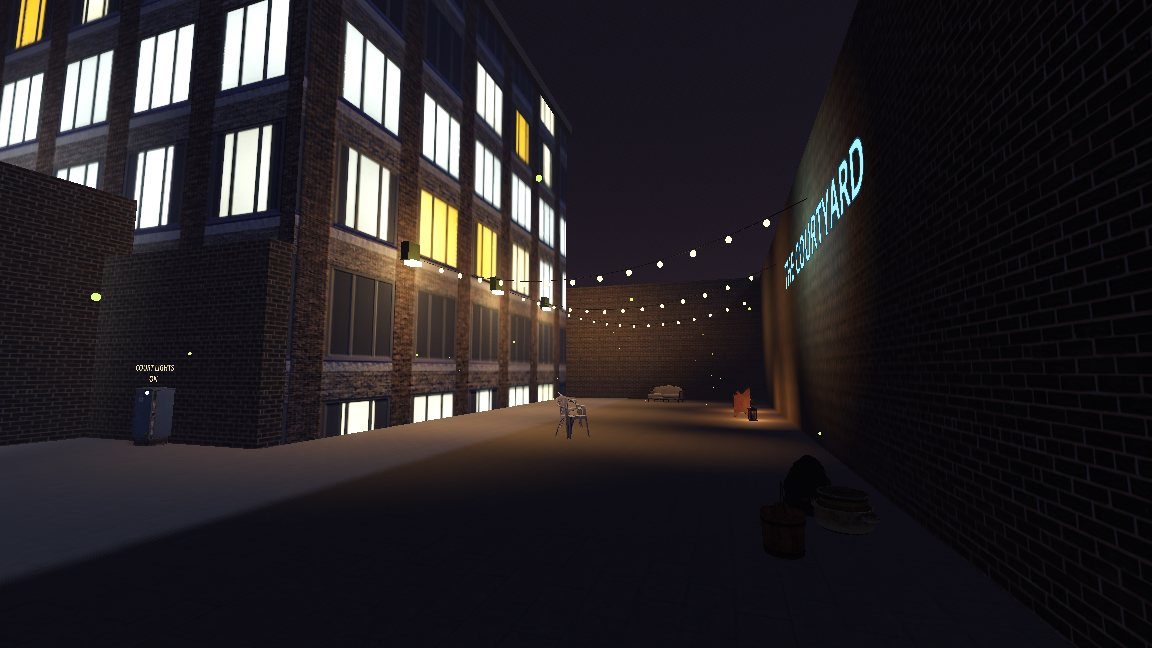
#> input picture wiki/assets/overlays/night-district-courtyard.jpg, 1152 x 648 px
$ python -i fetch_demo_props.py   (imports and definitions only)
#> lines starting #> are read from the running program, lines starting #| are printed output that depends on the picture
#!/usr/bin/env python3
"""Downloads a fixed set of CC0 Poly Haven props (1k glTF) into godot/models/polyhaven.

  python tools/fetch_demo_props.py          # fetch everything in PROPS below
  python tools/fetch_demo_props.py --check  # verify the files on disk match PROPS, no network
  python tools/fetch_demo_props.py --fix-alpha  # only run fix_alpha() on the props already on disk

Glass and flames need a fix up after download. Poly Haven's glTFs mark them alphaMode BLEND with a base color
image named "<diffuse>-<alpha map>", but ship that image as the plain diffuse JPG, so the alpha map is lost and
the glass renders opaque. fix_alpha() downloads the alpha map, merges it into a "<diffuse>_rgba_1k.png" and points
the material at it. Materials that only use KHR_materials_transmission (which neither Godot's importer nor the
editor reads) become BLEND with a faint base color alpha. Both steps need Pillow and are skipped once done.

Each entry in PROPS is (asset id, category folder). The category folder holds every prop's .gltf
and .bin directly, plus a shared textures/ folder, since Poly Haven texture filenames are already
prefixed with the asset id so nothing collides. Rerunning is safe, existing files are left alone
unless --force is passed. Also (re)writes godot/models/polyhaven/pack.json with credits pulled from
Poly Haven's /info endpoint.
"""
import argparse
import io
import json
import pathlib
import sys
import urllib.request

ROOT = pathlib.Path(__file__).resolve().parent.parent
OUT = ROOT / "godot" / "models" / "polyhaven"
API = "https://api.polyhaven.com"

# (asset id, category folder)
PROPS = [
    ("wine_barrel_01", "containers"),
    ("wooden_crate_01", "containers"),
    ("old_military_crate", "containers"),
    ("wooden_bucket_01", "containers"),
    ("WoodenChair_01", "furniture"),
    ("SchoolChair_01", "furniture"),
    ("WoodenTable_02", "furniture"),
    ("wooden_bookshelf_worn", "furniture"),
    ("SchoolDesk_01", "furniture"),
    ("painted_wooden_bench", "furniture"),
    ("metal_stool_01", "furniture"),
    ("wooden_lantern_01", "lighting"),
    ("street_lamp_02", "lighting"),
    ("vintage_oil_lamp", "lighting"),
    ("ceramic_pot", "decorative"),
    ("wooden_ladder", "tools"),
    ("ocean_buoy", "nautical"),
    ("lifebuoy", "nautical"),
    ("covered_car", "vehicles"),
    ("Barrel_01", "containers"),
    ("barrel_03", "containers"),
    ("barrel_stove", "containers"),
    ("old_tyre", "industrial"),
    ("utility_box_01", "industrial"),
    ("Sofa_01", "furniture"),
    ("plastic_monobloc_chair_01", "furniture"),
    # Night district
    ("security_light", "lighting"),
    ("trashbag", "containers"),
    ("cardboard_box_01", "containers"),
    ("water_manhole_cover", "industrial"),
    ("security_camera_01", "industrial"),
]

# Anthropic and this project ship nothing under an account, fetch as a plain client. Poly Haven's
# CDN 403s the default urllib user agent, a browser-like one is enough to pass.
HEADERS = {"User-Agent": "Mozilla/5.0 (compatible; GodotTrenchPropFetch/1.0)"}


# [13 lines left out: functions get_json, download, not called in this run]


# Base color alpha given to glass that is only marked with KHR_materials_transmission.
TRANSMISSION_ALPHA = 0.25


def alpha_channel(image):
    """An alpha map as an 8 bit channel. Some Poly Haven maps are 16 bit grayscale."""
    if image.mode.startswith("I"):
        return image.convert("I").point(lambda v: v * (1 / 256)).convert("L")
    return image.convert("L")


# [122 lines left out: functions fix_alpha, fetch_one, write_pack, check, main, not called in this run]


# [2 lines not run here, left out]

>>> from PIL import Image
>>> picture = Image.open('../wiki/assets/overlays/night-district-courtyard.jpg')
#> picture is the input picture: PIL image 1152x648 RGB; mean R, G, B 40.1, 35.7, 38.5
>>> result = alpha_channel(picture)
#> in alpha_channel, `return image.convert("L")`:
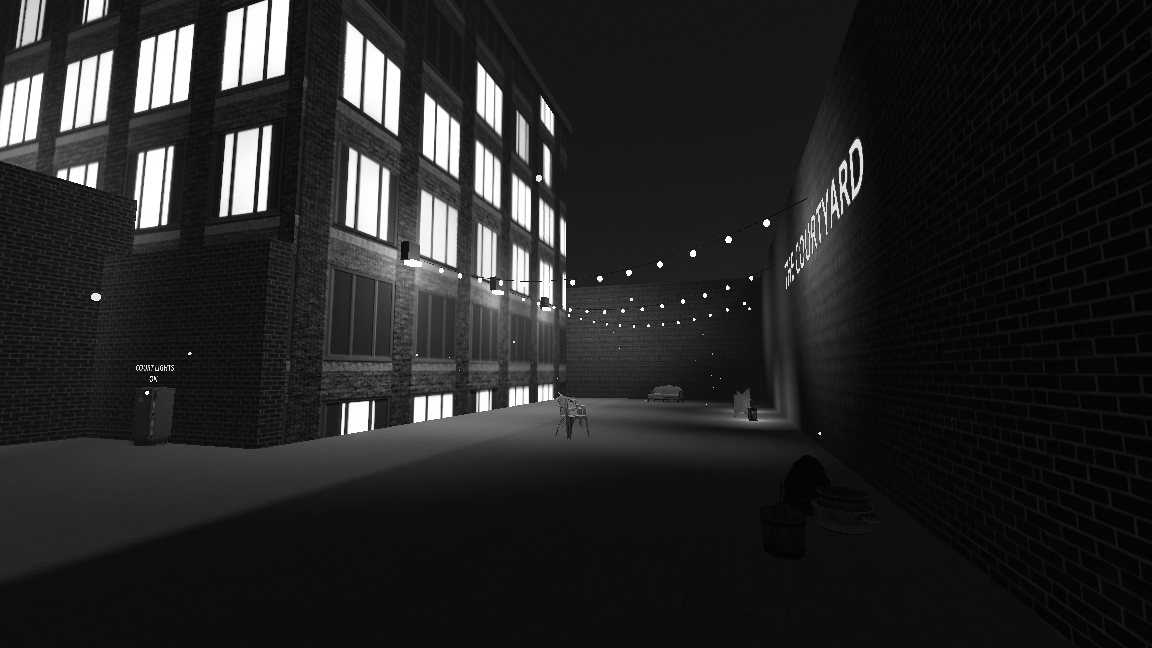
#> returned value: PIL image 1152x648 L; min 0, max 255, mean 37.3
